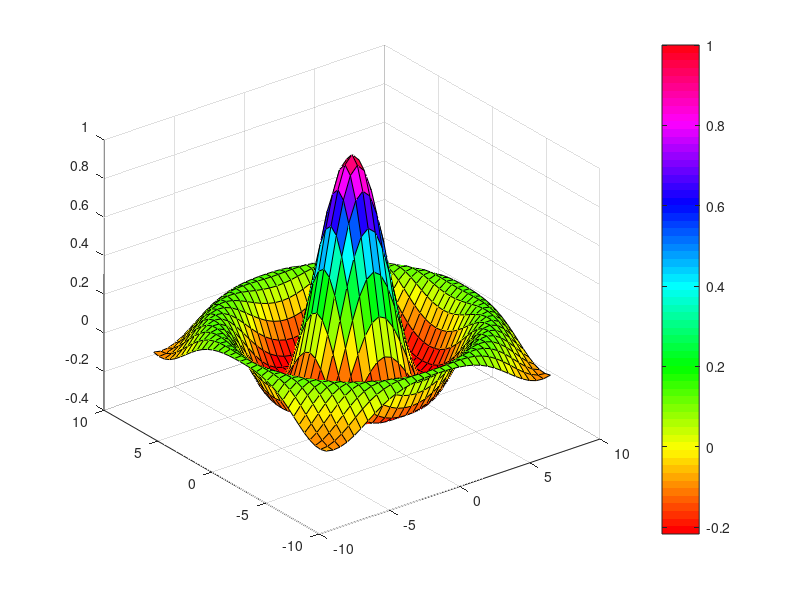

Here is the MATLAB script that generated this plot:
%% ENGR-10, 11/28/2023; Intro to ENG 10.; Author:Darien Marble;
clc; format compact;






% problem 2 - advanced plotting
[X,Y] = meshgrid(-8:.5:8);
R = sqrt(X.^2 + Y.^2) + eps;
Z = sin(R)./R;
figure(3)
mesh(X,Y,Z,'EdgeColor','black')
surf(X,Y,Z)
colormap hsv 
colorbar

% problem 3 - if/else statement and for-loop
D = [125 190 0 0 0] % (actual) dostance traveld in [cm] centermeter
W = 125 % weight of vehicles in [grams]
opexp = zeros(1,5) % operating expense, creates [0 0 0 0 0]; units are in[$]
length(D) % length () calcuates the length

for i=1:length(D)
    if 50 > D(i) & D(i) > 0
        D(i) = 0
        opexp(i) = 0.003*W*D(i)+45
    elseif 100 > D(i) & D(i) >= 50
        D(i) = 50
        opexp(i) = 0.003*W*D(i)+45
    elseif 150 > D(i) & D(i) >= 100
        D(i) = 100
        opexp(i) = 0.003*W*D(i)+45
    elseif 200 > D(i) & D(i) >= 150
        D(i) = 150
        opexp(i) = 0.003*W*D(i)+45
    elseif D(i) >= 250
        opexp(i) = 0.003*W*D(i)+45
    else
    end
end

% Problem 4 - While loop
x = 5;
while x < 25
    disp(x)
    x = 2*x - 1;
end

% Problem 5 - While loop again
total = 0;
k = 0;
while total < 1e+4
    k = k + 1;
    total = 5*k^2 - 2*k + total;
end
fprintf('The Number of terms is: %g \n' , k)
  fprintf ('The sum is: %g \n' , total)